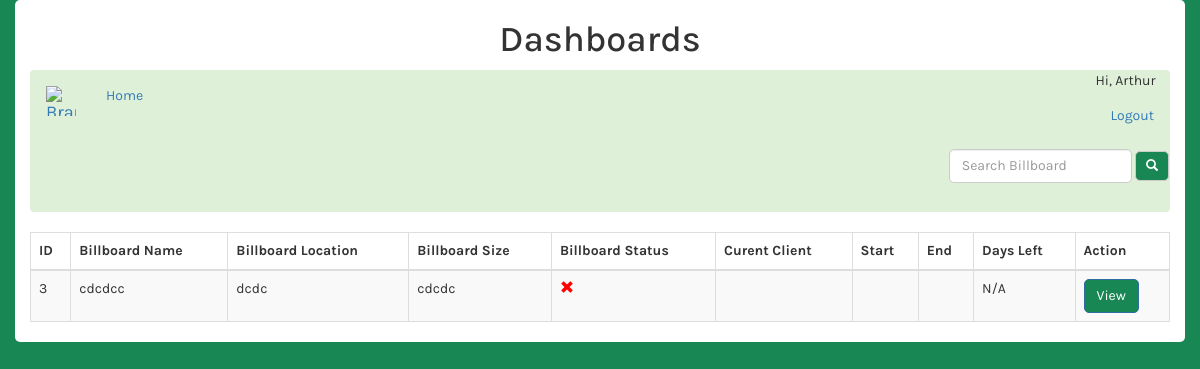
The app's page /availableBillboards.php (signed in) with its own data.
### tables this page shows
CREATE TABLE users (
        id INTEGER PRIMARY KEY AUTOINCREMENT,
        password CHAR(128) NOT NULL,
        email CHAR(128) NOT NULL,
        firstname CHAR(128) NOT NULL,
        lastname CHAR(128) NOT NULL,
        phonenumber TEXT,
        role TEXT
    );

CREATE TABLE billboards (
    id INTEGER PRIMARY KEY AUTOINCREMENT,
    name CHAR(128) NOT NULL,
    location CHAR(128) NOT NULL,
    size TEXT,
    status TEXT CHECK(status IN ('active', 'inactive')) NOT NULL DEFAULT 'active',
    price INTEGER,
    client TEXT,
    picture TEXT,
    startdate DATE,
    enddate DATE,
    addedby INTEGER,
    FOREIGN KEY(addedby) REFERENCES users(id)
);

### availableBillboards.php (the view, shortened to what this page needs)
<?php include 'databaseConnection.php';
$sql = "SELECT * FROM billboards WHERE status = 'inactive'";
$stmt = $db->prepare($sql);
$stmt->execute();
$billboards = $stmt->fetchAll(PDO::FETCH_ASSOC);
$sql = "SELECT firstname FROM users WHERE id = :id";
$stmt = $db->prepare($sql);
$stmt->bindParam(':id', $_SESSION['id']);
$stmt->execute();
$firstname = $stmt->fetchColumn();
?>
<!DOCTYPE html>
<html>
<head>
    <link rel="stylesheet" href="https://maxcdn.bootstrapcdn.com/bootstrap/3.3.7/css/bootstrap.min.css">
</head>
<body>
    <div class="container">
        <h1>Dashboards</h1>
        <nav class="navbar bg-success">
            <div class="container-fluid">
                <div class="navbar-header">
                    <a class="navbar-brand" href="index.php">
                        <img alt="Brand" src="images/logo.png" width="30" height="30">
                    </a>
                </div>
                <ul class="nav navbar-nav">
                    <li><a href="index.php">Home</a></li>
                </ul>
                <ul class="nav navbar-nav navbar-right">
                    <li>
                        <span>Hi, <?php echo $firstname ?></span>
                        <a href="logout.php">Logout</a>
                    </li>
                </ul>
            </div>
            <form class="navbar-form navbar-right" action="search.php" method="GET">
                <div class="form-group">
                    <input type="text" class="form-control" placeholder="Search Billboard" name="search">
                    <button type="submit" class="btn btn-default btn-sm">
                        <span class="glyphicon glyphicon-search"></span>
                    </button>
                </div>
            </form>
        </nav>
        <div class="col">
            <div>
                <table class="table table-striped table-bordered">
                    <thead>
                        <tr>
                            <th>ID</th>
                            <th>Billboard Name</th>
                            <th>Billboard Location</th>
                            <th>Billboard Size</th>
                            <th>Billboard Status</th>
                            <th>Curent Client</th>
                            <th>Start</th>
                            <th>End</th>
                            <th>Days Left</th>
                            <th>Action</th>
                        </tr>
                    </thead>
                    <tbody>
                        <?php foreach ($billboards as $billboard) : ?>
                            <tr>
                                <td><?php echo $billboard['id']; ?></td>
                                <td><?php echo $billboard['name']; ?></td>
                                <td><?php echo $billboard['location']; ?></td>
                                <td><?php echo $billboard['size']; ?></td>
                                <td><?php
                                    if ($billboard['status'] == 'active') {
                                        echo '<span class="glyphicon glyphicon-ok" style="color:green;"></span>';
                                    } else {
                                        echo '<span class="glyphicon glyphicon-remove" style="color:red;"></span>';
                                    }
                                    ?></td>
                                <td><?php echo $billboard['client']; ?></td>
                                <td><?php echo $billboard['startdate']; ?></td>
                                <td><?php echo $billboard['enddate']; ?></td>
                                <td>
                                    <?php
                                    if ($billboard['status'] == 'active') {
                                        $currentdate = date('Y-m-d');
                                        $enddate = $billboard['enddate'];
                                        $daysleft = (strtotime($enddate) - strtotime($currentdate)) / (60 * 60 * 24);
                                        echo $daysleft;
                                    } else {
                                        echo 'N/A';
                                    }
                                    ?>
                                </td>
                                <td>
                                    <a href="billboard.php?id=<?php echo $billboard['id']; ?>" class="btn btn-primary">View</a>
                                </td>
                            </tr>
                        <?php endforeach; ?>
                    </tbody>
                </table>
            </div>
        </div>
    </div>
</body>
</html>

### availableBillboards.php (style rules this page uses)
body { background-color: #198754; font-family: 'Karla', sans-serif; }
.container { margin: auto; background-color: #fff; border-radius: 5px; }
.container h1 { text-align: center; }
.container .form-group { margin-bottom: 20px; }
.container .form-control { border-radius: 5px; }
.container .btn { border-radius: 5px; background-color: #198754; color: #fff; }

### records on screen
users: firstname "Arthur"
billboards: id "3", name "cdcdcc", location "dcdc", size "cdcdc", status "inactive" (drawn)
